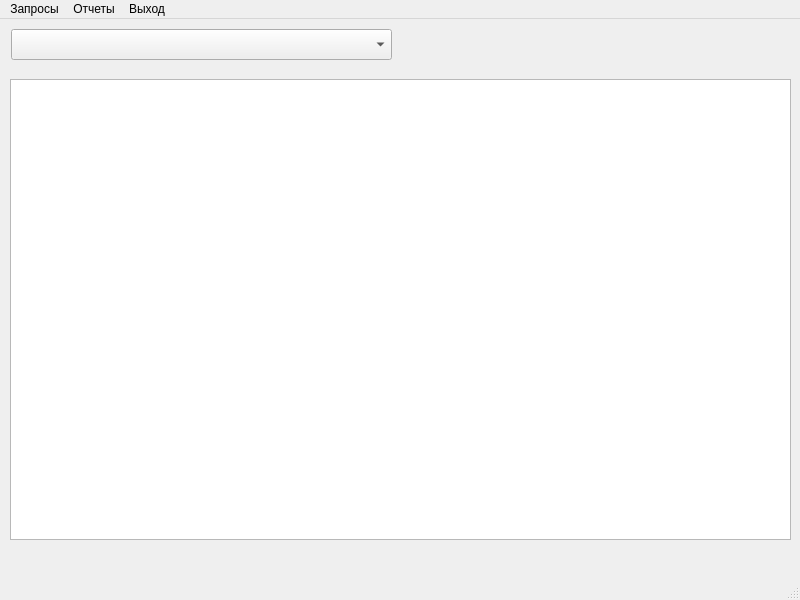
<?xml version="1.0" encoding="UTF-8"?>
<ui version="4.0">
 <class>MainWindow</class>
 <widget class="QMainWindow" name="MainWindow">
  <property name="geometry">
   <rect>
    <x>0</x>
    <y>0</y>
    <width>800</width>
    <height>600</height>
   </rect>
  </property>
  <property name="windowTitle">
   <string>MainWindow</string>
  </property>
  <widget class="QWidget" name="centralwidget">
   <widget class="QTableView" name="tableView">
    <property name="geometry">
     <rect>
      <x>10</x>
      <y>60</y>
      <width>781</width>
      <height>461</height>
     </rect>
    </property>
   </widget>
   <widget class="QComboBox" name="comboBox">
    <property name="geometry">
     <rect>
      <x>11</x>
      <y>10</y>
      <width>381</width>
      <height>31</height>
     </rect>
    </property>
   </widget>
  </widget>
  <widget class="QMenuBar" name="menubar">
   <property name="geometry">
    <rect>
     <x>0</x>
     <y>0</y>
     <width>800</width>
     <height>31</height>
    </rect>
   </property>
   <widget class="QMenu" name="menu">
    <property name="title">
     <string>Выход</string>
    </property>
   </widget>
   <widget class="QMenu" name="menu_2">
    <property name="title">
     <string>Запросы</string>
    </property>
    <addaction name="action"/>
    <addaction name="action_2"/>
    <addaction name="action_3"/>
    <addaction name="action_4"/>
    <addaction name="action_5"/>
   </widget>
   <widget class="QMenu" name="menu_3">
    <property name="title">
     <string>Отчеты</string>
    </property>
    <addaction name="action_6"/>
    <addaction name="action_7"/>
   </widget>
   <addaction name="menu_2"/>
   <addaction name="menu_3"/>
   <addaction name="menu"/>
  </widget>
  <widget class="QStatusBar" name="statusbar"/>
  <action name="action">
   <property name="text">
    <string>Объем добычи</string>
   </property>
  </action>
  <action name="action_2">
   <property name="text">
    <string>Список должностей</string>
   </property>
  </action>
  <action name="action_3">
   <property name="text">
    <string>Начисление зарплаты</string>
   </property>
  </action>
  <action name="action_4">
   <property name="text">
    <string>Список ПФ</string>
   </property>
  </action>
  <action name="action_5">
   <property name="text">
    <string>Список работников</string>
   </property>
  </action>
  <action name="action_6">
   <property name="text">
    <string>Табель</string>
   </property>
  </action>
  <action name="action_7">
   <property name="text">
    <string>Добыча</string>
   </property>
  </action>
 </widget>
 <resources/>
 <connections/>
</ui>
